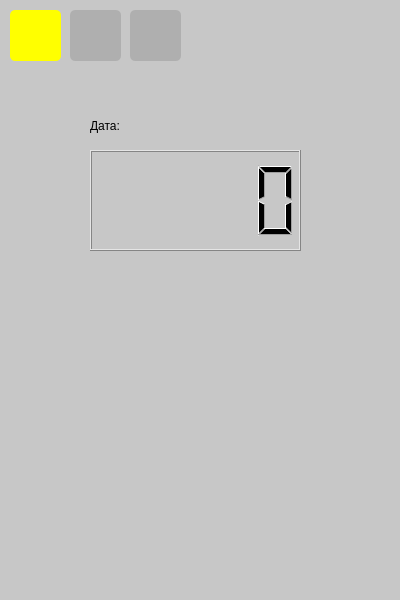
<?xml version="1.0" encoding="UTF-8"?>
<ui version="4.0">
 <class>Alarm</class>
 <widget class="QMainWindow" name="Alarm">
  <property name="geometry">
   <rect>
    <x>0</x>
    <y>0</y>
    <width>400</width>
    <height>600</height>
   </rect>
  </property>
  <property name="windowTitle">
   <string>Alarm</string>
  </property>
  <property name="styleSheet">
   <string notr="true">background-color: rgb(199, 199, 199);</string>
  </property>
  <widget class="QWidget" name="centralwidget">
   <widget class="QLCDNumber" name="TimeNow">
    <property name="geometry">
     <rect>
      <x>90</x>
      <y>150</y>
      <width>211</width>
      <height>101</height>
     </rect>
    </property>
    <property name="font">
     <font>
      <family>Segoe UI</family>
     </font>
    </property>
   </widget>
   <widget class="QPushButton" name="buttonAlarm">
    <property name="geometry">
     <rect>
      <x>10</x>
      <y>10</y>
      <width>51</width>
      <height>51</height>
     </rect>
    </property>
    <property name="whatsThis">
     <string>&lt;html&gt;&lt;head/&gt;&lt;body&gt;&lt;p&gt;&lt;br/&gt;&lt;/p&gt;&lt;/body&gt;&lt;/html&gt;</string>
    </property>
    <property name="styleSheet">
     <string notr="true">border-radius: 5px;
background-color: rgb(255, 255, 0);</string>
    </property>
    <property name="text">
     <string/>
    </property>
    <property name="icon">
     <iconset>
      <normaloff>alarm-clock.png</normaloff>alarm-clock.png</iconset>
    </property>
    <property name="iconSize">
     <size>
      <width>32</width>
      <height>32</height>
     </size>
    </property>
   </widget>
   <widget class="QLabel" name="DateNow">
    <property name="geometry">
     <rect>
      <x>90</x>
      <y>110</y>
      <width>211</width>
      <height>31</height>
     </rect>
    </property>
    <property name="text">
     <string>Дата:</string>
    </property>
   </widget>
   <widget class="QPushButton" name="buttonTimer">
    <property name="geometry">
     <rect>
      <x>70</x>
      <y>10</y>
      <width>51</width>
      <height>51</height>
     </rect>
    </property>
    <property name="whatsThis">
     <string>&lt;html&gt;&lt;head/&gt;&lt;body&gt;&lt;p&gt;&lt;br/&gt;&lt;/p&gt;&lt;/body&gt;&lt;/html&gt;</string>
    </property>
    <property name="styleSheet">
     <string notr="true">border-radius: 5px;
background-color: rgb(175, 175, 175);</string>
    </property>
    <property name="text">
     <string/>
    </property>
    <property name="icon">
     <iconset>
      <normaloff>timer.png</normaloff>timer.png</iconset>
    </property>
    <property name="iconSize">
     <size>
      <width>32</width>
      <height>32</height>
     </size>
    </property>
   </widget>
   <widget class="QPushButton" name="buttonStopwatch">
    <property name="geometry">
     <rect>
      <x>130</x>
      <y>10</y>
      <width>51</width>
      <height>51</height>
     </rect>
    </property>
    <property name="whatsThis">
     <string>&lt;html&gt;&lt;head/&gt;&lt;body&gt;&lt;p&gt;&lt;br/&gt;&lt;/p&gt;&lt;/body&gt;&lt;/html&gt;</string>
    </property>
    <property name="styleSheet">
     <string notr="true">border-radius: 5px;
background-color: rgb(175, 175, 175);</string>
    </property>
    <property name="text">
     <string/>
    </property>
    <property name="icon">
     <iconset>
      <normaloff>stopwatch.png</normaloff>stopwatch.png</iconset>
    </property>
    <property name="iconSize">
     <size>
      <width>32</width>
      <height>32</height>
     </size>
    </property>
   </widget>
  </widget>
  <widget class="QMenuBar" name="menubar">
   <property name="geometry">
    <rect>
     <x>0</x>
     <y>0</y>
     <width>400</width>
     <height>21</height>
    </rect>
   </property>
  </widget>
  <widget class="QStatusBar" name="statusbar"/>
 </widget>
 <resources/>
 <connections/>
</ui>
